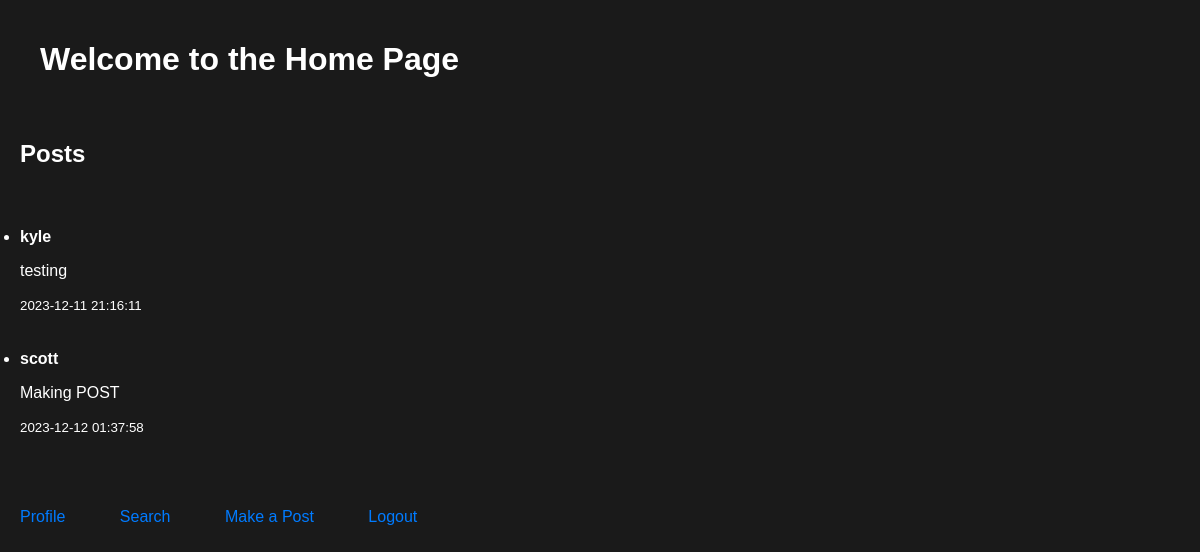
Screenshot of /home (signed in) with the database file from the repository.
### tables this page shows
CREATE TABLE posts (
        id INTEGER PRIMARY KEY AUTOINCREMENT,
        username TEXT,
        post_content TEXT,
        timestamp DATETIME DEFAULT CURRENT_TIMESTAMP
    );

### app.py (the view, shortened to what this page needs)
@app.route('/home', methods=['GET', 'POST'])
def home():
    if 'username' in session:
        username = session['username']
        all_posts = get_friends_posts(username)
        return render_template('home.html', posts=all_posts)
    else:
        return redirect(url_for('login'))

### app.py (called while the page is built)
def create_connection():
    conn = None
    try:
        conn = sqlite3.connect(DATABASE_PATH)
    except sqlite3.Error as e:
        print(e)
    return conn

### templates/home.html (shortened to what this page needs)
<!DOCTYPE html>
<html lang="en">
<head>
    <link rel="stylesheet" href="{{ url_for('static', filename='styles.css') }}">
</head>
<body>
    <h1>Welcome to the Home Page</h1>
    <h2>Posts</h2>
        {% if posts %}
            <ul>
                {% for post in posts %}
                    <li>
                        <strong>{{ post[1] }}</strong>
                        <p>{{ post[2] }}</p>
                        <small>{{ post[3] }}</small>
                    </li>
                    <br><br>
                {% endfor %}
            </ul>
        {% else %}
            <p>No posts available.</p>
        {% endif %}
    <a href="{{ url_for('profile', username=session['username']) }}">Profile</a>
    <a href="/search">Search</a>
    <a href="/makepost">Make a Post</a>
    <a href="/">Logout</a>
</body>
</html>

### static/styles.css (style rules this page uses)
body { font-family: Arial, sans-serif; margin: 0; padding: 0; background-color: #1a1a1a; color: #fff; }
h1 { color: #fff; margin-left: 20px; }
a { color: #007bff; text-decoration: none; margin-right: 10px; }
body > * { padding: 20px; }

### rows the page displays
posts: username "kyle", post_content "testing", timestamp "2023-12-11 21:16:11"
posts: username "scott", post_content "Making POST", timestamp "2023-12-12 01:37:58"
